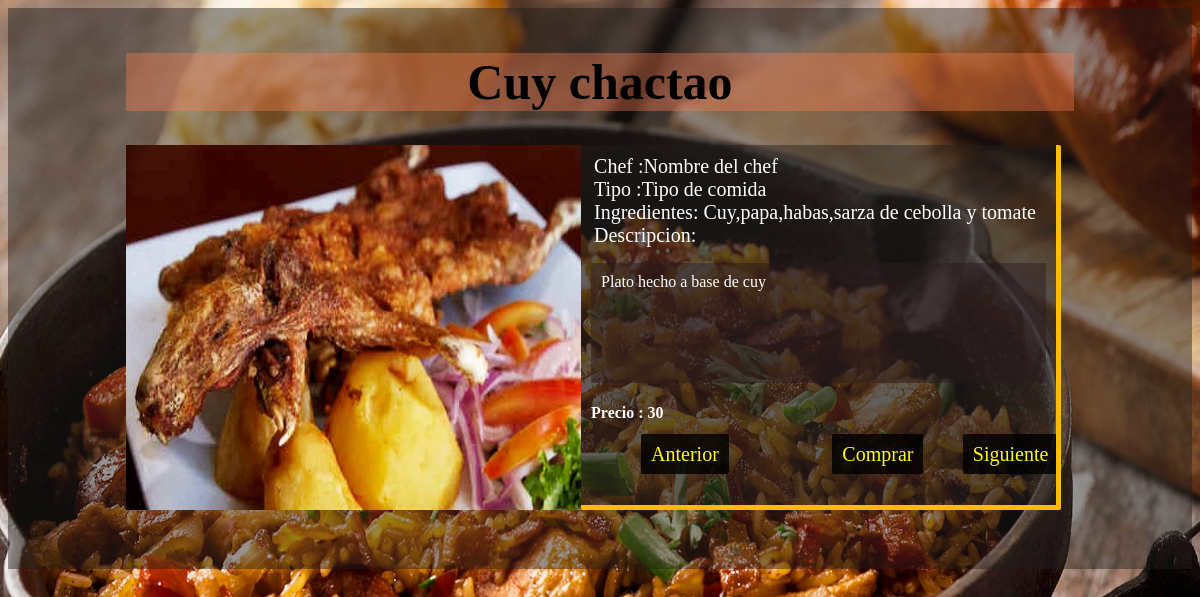
Page /accounts/mostrar/3/ on the committed database.
### comelona/models.py (models this page shows)
class platillo(models.Model):
    name=models.CharField(max_length=100)
    img=models.ImageField(upload_to='pics')
    desc=models.TextField()
    Brev=models.CharField(max_length=100)
    price=models.IntegerField()
    chef_cocinero=models.ForeignKey(chef,on_delete=models.CASCADE,blank=False,null=True)

### accounts/views.py (the view)
# urls.py: path("mostrar/<id>/",views.mostrar,name="mostrar"),
def mostrar(request,id):
    data=platillo.objects.get(id=id)
    return render(request,'mostrar.html',{'data':data})

### templates/mostrar.html (shortened to what this page needs)
{% load static %}
<!DOCTYPE html>
<html lang="en">
<head>
    <link rel="stylesheet" href="{% static 'css2/style.css' %}">
</head>
<body>
    <div class="container">
        <div class="center">
            <h1>{{data.name}}</h1>
            <div class="item">
                <img src="{{data.img.url}}" height="380px" width="100%">
            </div>
            <div class="item-datos" >
                <label>Chef :Nombre del chef </label><br>
                <label>Tipo :Tipo de comida </label><br>
                <label>Ingredientes: {{data.Brev}}</label><br>
                <label>Descripcion: </label><br>
                <div>
                    <p>{{data.desc}}</p>
                     <h4>Precio : {{data.price}}</h4>
                    <a href="" class="button-Anterior">Anterior</a>
                    <a href="" class="button-Siguiente">Siguiente</a>
                    <a href="{% url 'compras' data.id %}" class="button-Comprar">Comprar</a>
            </div>
        </div>
        </div>
    </div>
</body>
</html>

### static/css2/style.css (style rules this page uses)
body { background-image: url(../img/mostrar_fondo.jpg); background-size: 100vw 100vh; }
.item,.item-datos { float: left; background-color: rgba(32, 29, 27, 0.452); height: 340px; width: 48%; }
.container { background: rgba(32, 29, 27, 0.452); overflow: hidden; padding: 1% 0 5% 0 ; }
.center { margin:0 10% 0 10%; overflow: hidden; }
.item-datos { padding: 10px; border-right: 5px solid rgb(255, 187, 0); color:white; border-bottom: 5px solid rgb(255, 187, 0); border-radius: 2px; overflow: hidden; }
.button-Anterior { left: 50px; }
.button-Siguiente { left: 280px; }
.button-Comprar { left: 50px; }
.button-Anterior,.button-Siguiente,.button-Comprar { text-decoration: none; position: relative; padding: 9px; padding-right: 10px; padding-left: 10px; font-size: 20px; }
p { text-align: left; background-color: rgba(43, 27, 30, 0.473); overflow: auto; height: 100px; padding: 10px; }
a,input[type=button]:hover { border: none; cursor: pointer; color: rgb(255, 255, 0); background: rgb(0, 0, 0); border-bottom: 1px solid white; border-right:1px solid white ; border-radius: 2px; }
a,input[type=button] { background: rgba(0, 0, 0, 0.808); color:yellow; font-size: 18px; padding:10px; border: none; outline: 0; }
label { font-size: 20px; padding-left: 3px; }
h1 { text-align: center; color: black; font-size: 50px; background-color: rgba(255, 127, 80, 0.363); }

### rows in the picture
platillo: name "Cuy chactao", img (picture), Brev "Cuy,papa,habas,sarza de cebolla y tomate", desc "Plato hecho a base de cuy", price "30"
